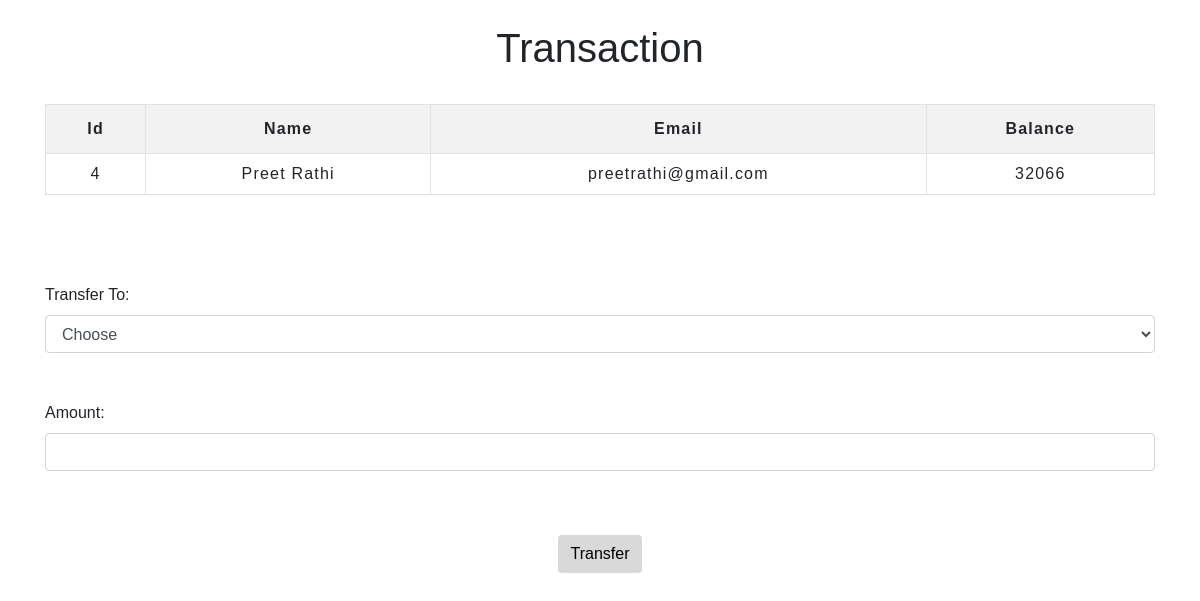
Page /transaction.php?id=4 on the committed database.
### tables this page shows
CREATE TABLE `users` (
  `id` int(3) NOT NULL,
  `name` text NOT NULL,
  `email` varchar(30) NOT NULL,
  `balance` int(8) NOT NULL
);

### transaction.php (the view, shortened to what this page needs)
<!DOCTYPE html>
<html lang="en">
<head>
    <link rel="stylesheet" href="https://maxcdn.bootstrapcdn.com/bootstrap/4.0.0/css/bootstrap.min.css">
    <link rel="stylesheet" type="text/css" href="css/table.css">
</head>
<body>
	<div class="container">
        <h2 class="text-center pt-4">Transaction</h2>
            <?php
                include 'db.php';
                $sid=$_GET['id'];
                $sql = "SELECT * FROM  users where id=$sid";
                $result=mysqli_query($conn,$sql);
                $rows=mysqli_fetch_assoc($result);
            ?>
            <form method="post" name="tcredit" class="tabletext" ><br>
        <div>
            <table class="table table-striped table-condensed table-bordered">
                <tr>
                    <th class="text-center">Id</th>
                    <th class="text-center">Name</th>
                    <th class="text-center">Email</th>
                    <th class="text-center">Balance</th>
                </tr>
                <tr>
                    <td class="py-2"><?php echo $rows['id'] ?></td>
                    <td class="py-2"><?php echo $rows['name'] ?></td>
                    <td class="py-2"><?php echo $rows['email'] ?></td>
                    <td class="py-2"><?php echo $rows['balance'] ?></td>
                </tr>
            </table>
        </div>
        <br><br><br>
        <label>Transfer To:</label>
        <select name="to" class="form-control" required>
            <option value="" disabled selected>Choose</option>
        </select>
        <br>
        <br>
            <label>Amount:</label>
            <input type="number" class="form-control" name="amount" required>
            <br><br>
                <div class="text-center" >
            <button class="btn mt-3" name="submit" type="submit" id="myBtn">Transfer</button>
            </div>
        </form>
    </div>
</body>
</html>

### css/table.css (style rules this page uses)
* { padding: 0; margin: 0; box-sizing: border-box; font-family: sans-serif; }
h2 { font-size: 40px; }
table { letter-spacing: 1.2px; }
td { text-align: center; }
button { border:none; background: #d9d9d9; transition: 1s; }

### transaction.php (style rules this page uses)
button { border:none; background: #d9d9d9; }

### rows in the picture
users: id "4", name "Preet Rathi", email "preetrathi@gmail.com", balance "32066"
